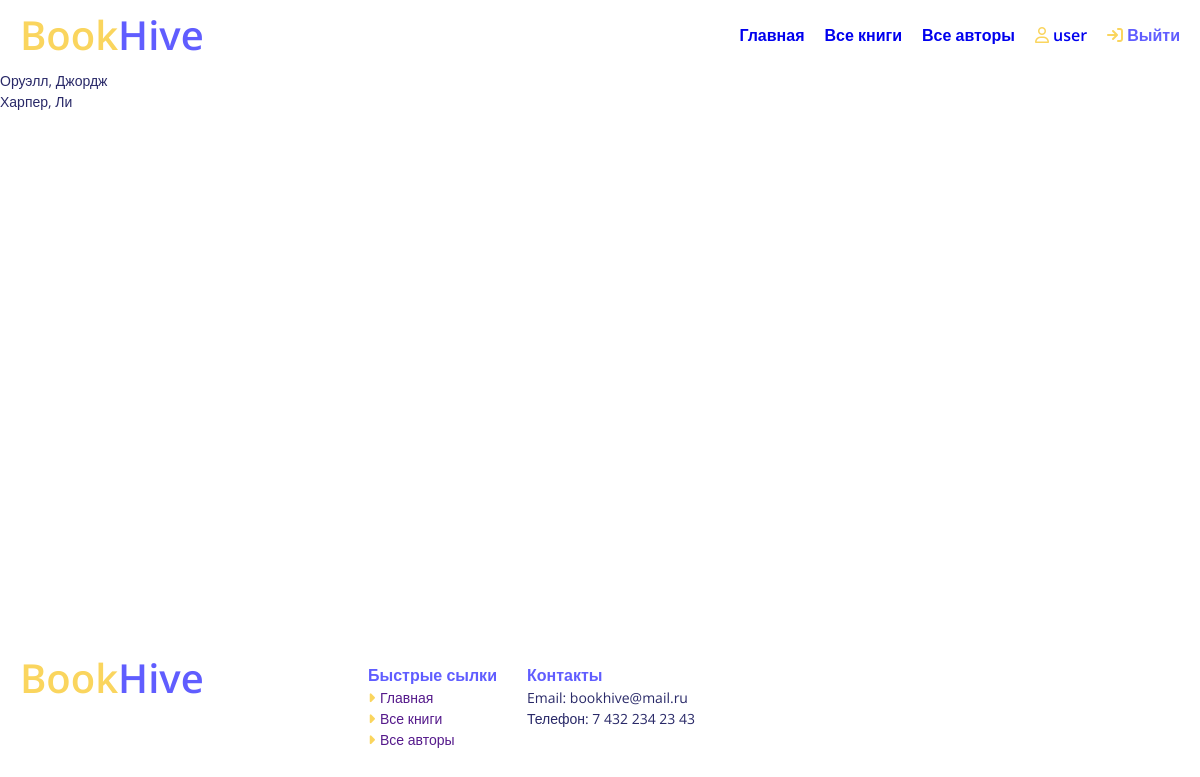
/catalog/authors/ (signed in), run on the app's committed database.
### catalog/models.py (models this page shows, shortened)
class Author(models.Model):
    image = models.ImageField(null=True, blank=True,default='default.jpg', upload_to='Authors')
    first_name = models.CharField(max_length=100)
    last_name = models.CharField(max_length=100)
    date_of_birth = models.DateField(null=True, blank=True)
    date_of_death = models.DateField('Died', null=True, blank=True)
    about_the_author = models.TextField(max_length=1000)
    class Meta:
        ordering = ['last_name']
        permissions = (
                ("can_change_author", "change author"),
        )

### catalog/views.py (the view)
class AuthorListView(generic.ListView):
    model = Author

### catalog/templates/catalog/author_List.html
{% extends "base_generic.html" %}
{% block content %}
    {% if author_list %}
      <ul class="author-list">
        {% for author in author_list %}
        <li>{{ author.last_name }}, {{ author.first_name }}</li>
        {% endfor %}
    </ul>
    {% else %}
      <p>В библиотеке нет авторов</p>
    {% endif %}
{% endblock %}

### catalog/templates/base_generic.html (shortened to what this page needs)
<!DOCTYPE html>
<html lang="en">
<head>
  {% load static %}
  <link rel="stylesheet" href="{% static 'css/style.css' %}">
  <link rel="stylesheet" href="{% static 'css/catalog.css' %}">
</head>
<body>
    {% block header %}
    <header class="header">
      <div class="__container">
        <div class="header-body">
          <div class="header__logo logo">Book<span>Hive</span></div>
          <ul class="header__menu">
            <li><a href="{% url 'index' %}">Главная</a></li>
            <li><a href="{% url 'books' %}">Все книги</a></li>
            <li><a href="{% url 'authors' %}">Все авторы</a></li>
            {% if user.is_authenticated %}
                <li><a href="{% url 'profile' %}"><i class="fa-regular fa-user" style="color: #fad55e;"></i> {{ user.get_username }}</a></li>
                <li class="header__login"><a href="{% url 'logout'%}?next={{request.path}}"><i class="fa-solid fa-arrow-right-to-bracket" style="color: #fad55e;"></i></i> Выйти</a></li>
            {% else %}
                <li class="header__login"><a href="{% url 'login'%}?next={{request.path}}"><i class="fa-solid fa-arrow-right-to-bracket" style="color: #fad55e;"></i></i> Войти</a></li>
            {% endif %}
          </ul>
        </div>
      </div>
    </header>
    {% endblock %}
      <section class="page">
      {% block content %}{% endblock %}
      </section>
      <footer class="footer">
        <div class="__container">
          <div class="footer__body">
          <div class="footer__logo logo">
            Book<span>Hive</span>
          </div>
          <div class="footer-info">
            <ul class="footer-list fast-link">
              <li>Быстрые сылки</li>
              <li><a href=""><i class="fa-solid fa-caret-right" style="color: #fad55e;"></i>Главная</a></li>
              <li><a href=""><i class="fa-solid fa-caret-right" style="color: #fad55e;"></i>Все книги</a></li>
              <li><a href=""><i class="fa-solid fa-caret-right" style="color: #fad55e;"></i>Все авторы</a></li>
            </ul>
            <ul class="footer-list contacts">
              <li>Контакты</li>
              <li>Email: bookhive@mail.ru</li>
              <li>Телефон: 7 432 234 23 43</li>
            </ul>
          </div>
          </div>
        </div>
      </footer>
</body>
</html>

### static/css/style.css (style rules this page uses)
*, *::before, *::after { box-sizing: border-box; }
ul, li { margin: 0; padding: 0; }
ul[class], ol[class] { padding: 0; }
body, h1, h2, h3, h4, p, ul[class], ol[class], li, figure, figcaption, blockquote, dl, dd { margin: 0; }
body { display: flex; flex-direction: column; min-height: 100vh; font-family: 'Open Sans', sans-serif; font-size: 14px; line-height: 22px; color: #292968; scroll-behavior: smooth; text-rendering: optimizeSpeed; line-height: 1.5; }
ul[class], ol[class] { list-style: none; }
li { list-style-type: none; }
a { text-decoration: none; }
a:not([class]) { text-decoration-skip-ink: auto; }
.__container { max-width: 1200px; padding: 0 20px; margin: 0 auto; }
.logo { font-size: 40px; font-weight: 600; color: #fad55e; text-align: center; line-height: 30px; }
.logo span { color: #605dff; }
.header { width: 100%; }
.header-body { display: flex; align-items: center; justify-content: space-between; padding: 20px 0; }
.header__menu { display: flex; gap: 20px; font-size: 16px; font-weight: 500; }
.header__menu a { font-size: 16px; font-weight: 600; }
.header__login a { color: #605dff; }
.footer { margin-top: auto; padding: 50px 0; }
.footer__body { display: flex; }
.footer__logo { display: flex; justify-content: start; width: 30%; }
.footer-info { display: flex; gap: 30px; }
.footer-list li:first-child { color: #605dff; font-size: 16px; font-weight: 600; }
.footer-list a { display: flex; align-items: center; gap: 5px; }

### data on the page
Author: last_name "Оруэлл", first_name "Джордж"
Author: last_name "Харпер", first_name "Ли"

### other printed values
{{ user.get_username }} "user"
